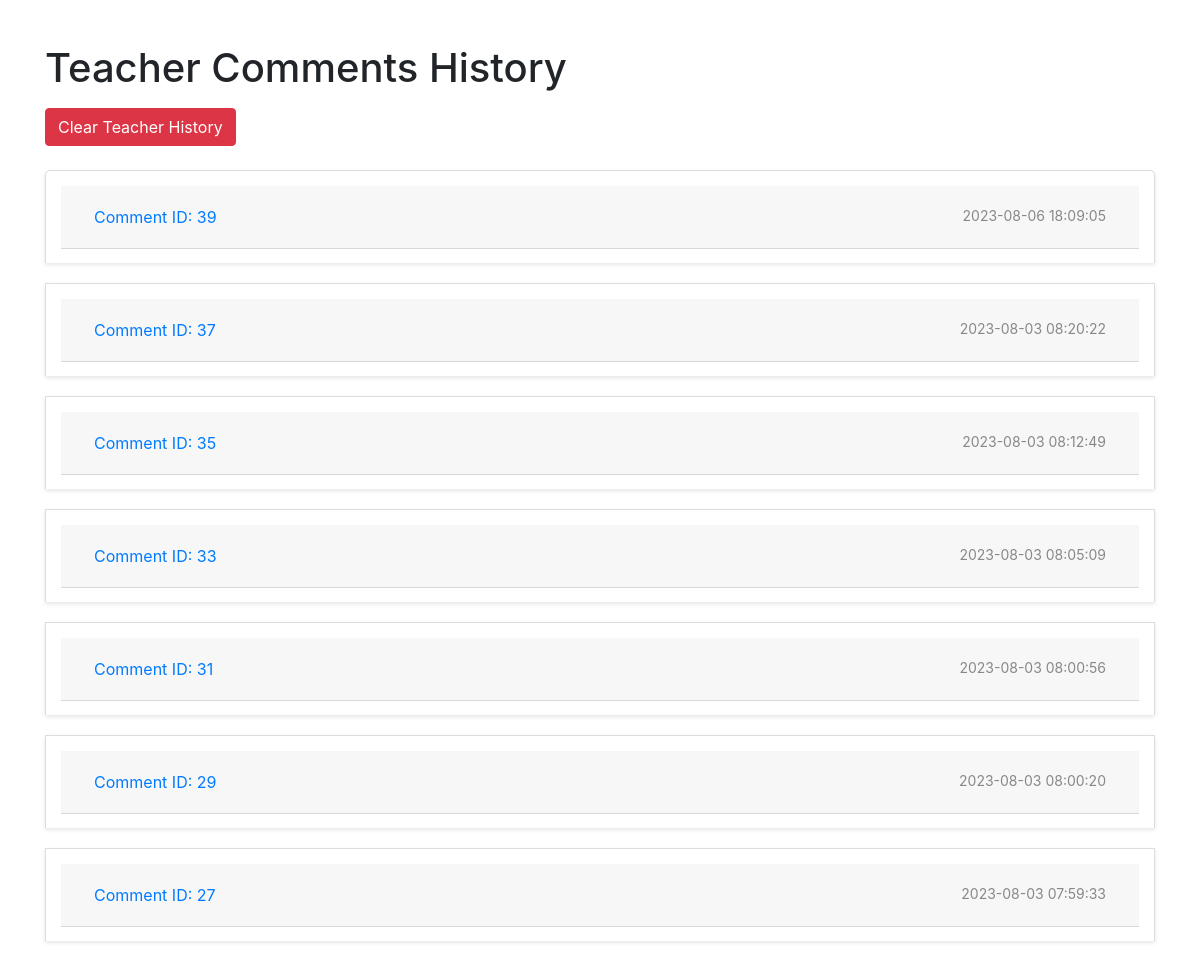
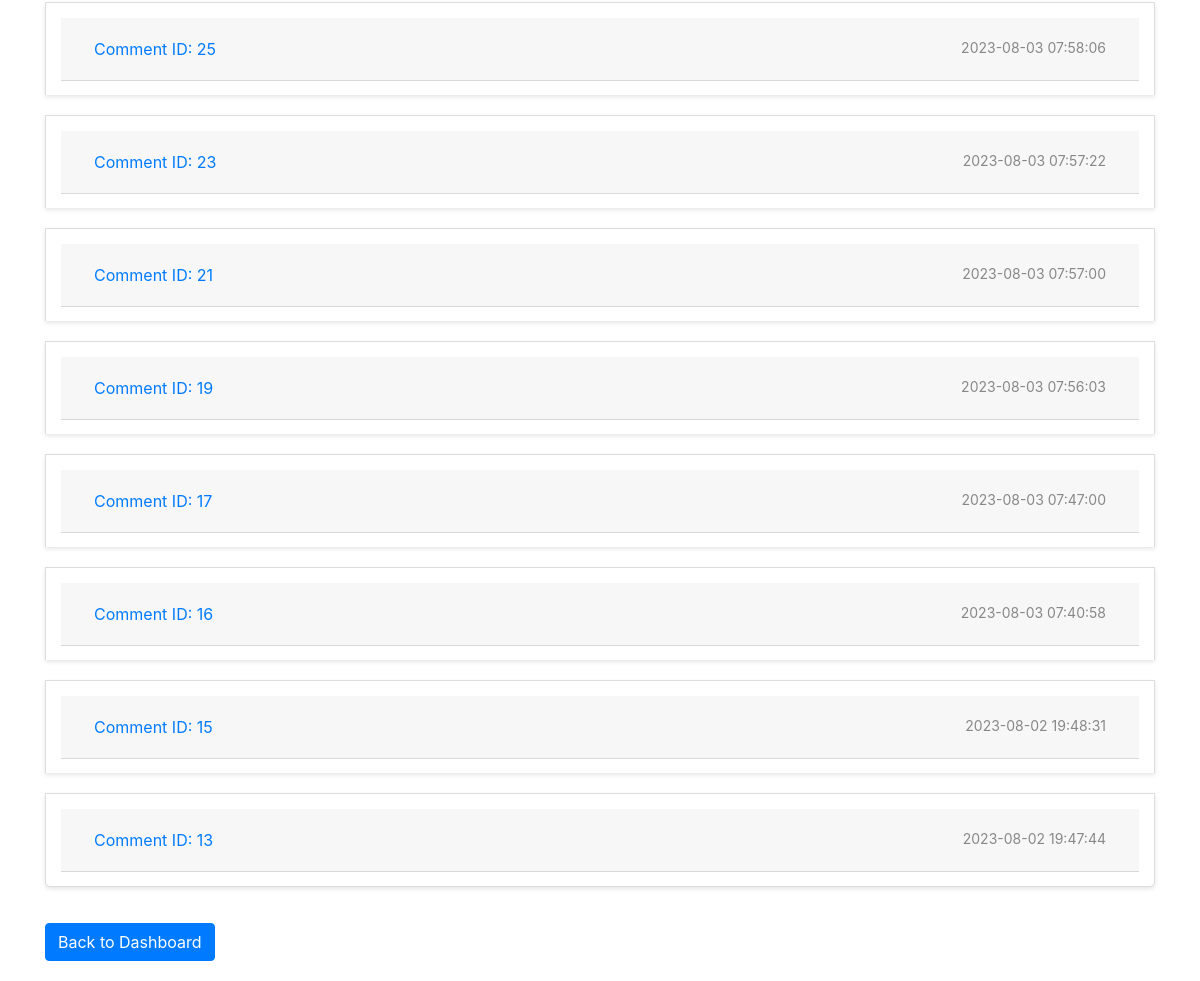
The page /teacher_comments_history on the database its author committed (2 pictures, top to bottom).
### tables this page shows
CREATE TABLE comments (
            id INTEGER PRIMARY KEY AUTOINCREMENT,
            student_id INTEGER NOT NULL,
            comment TEXT NOT NULL,
            status TEXT DEFAULT 'unread',
            timestamp TIMESTAMP DEFAULT CURRENT_TIMESTAMP,
            deleted INTEGER DEFAULT 0,
            FOREIGN KEY (student_id) REFERENCES students (id)
        );

### assigments.py (the view)
@app.route('/teacher_comments_history')
def teacher_comments_history():
    teacher_id = 1  # Assuming teacher's ID is 1, modify accordingly if needed
    with sqlite3.connect(DATABASE) as con:
        cur = con.cursor()
        cur.execute("""
            SELECT c.id, c.comment, c.timestamp
            FROM comments c
            LEFT JOIN teacher_deletions td ON c.id = td.comment_id
            WHERE c.student_id = ? AND td.deleted IS NULL AND c.deleted = 0
            ORDER BY c.timestamp DESC
        """, (teacher_id,))
        comments = [{'id': row[0], 'comment': row[1], 'timestamp': row[2]} for row in cur.fetchall()]
        print("comment",comments)
    return render_template('teacher_comments_history.html', comments=comments)

### templates/teacher_comments_history.html (shortened to what this page needs)
<!DOCTYPE html>
<html>
<head>
    <link rel="stylesheet" href="https://maxcdn.bootstrapcdn.com/bootstrap/4.5.2/css/bootstrap.min.css">
</head>
<body>
    <div class="container">
        <h1 class="mt-4 mb-3">Teacher Comments History</h1>
<form method="post" action="/clear_teacher_history" class="mb-4">
    <button type="submit" class="btn btn-danger">Clear Teacher History</button>
</form>
        <div class="accordion" id="commentsAccordion">
            {% for comment in comments %}
                <div class="card comment-container">
                    <div class="card-header" id="heading{{ comment['id'] }}">
                        <h2 class="mb-0">
                            <button class="btn btn-link btn-block text-left" type="button" data-toggle="collapse" data-target="#collapse{{ comment['id'] }}" aria-expanded="true" aria-controls="collapse{{ comment['id'] }}">
                                Comment ID: {{ comment['id'] }}
                                <span class="float-right comment-info">{{ comment['timestamp'] }}</span>
                            </button>
                        </h2>
                    </div>
                </div>
            {% endfor %}
        </div>
        <a href="/" class="btn btn-primary mt-3">Back to Dashboard</a>
    </div>
</body>
</html>

### templates/teacher_comments_history.html (style rules this page uses)
body { padding: 20px; }
.comment-container { margin-bottom: 20px; padding: 15px; border: 1px solid #ddd; border-radius: 5px; box-shadow: 0 2px 4px rgba(0, 0, 0, 0.1); }
.comment-info { font-size: 14px; color: #888; }

### rows shown on the page
comments: id "39", timestamp "2023-08-06 18:09:05"
comments: id "37", timestamp "2023-08-03 08:20:22"
comments: id "35", timestamp "2023-08-03 08:12:49"
comments: id "33", timestamp "2023-08-03 08:05:09"
comments: id "31", timestamp "2023-08-03 08:00:56"
comments: id "29", timestamp "2023-08-03 08:00:20"
comments: id "27", timestamp "2023-08-03 07:59:33"
comments: id "25", timestamp "2023-08-03 07:58:06"
comments: id "23", timestamp "2023-08-03 07:57:22"
comments: id "21", timestamp "2023-08-03 07:57:00"
comments: id "19", timestamp "2023-08-03 07:56:03"
comments: id "17", timestamp "2023-08-03 07:47:00"
comments: id "16", timestamp "2023-08-03 07:40:58"
comments: id "15", timestamp "2023-08-02 19:48:31"
comments: id "13", timestamp "2023-08-02 19:47:44"
